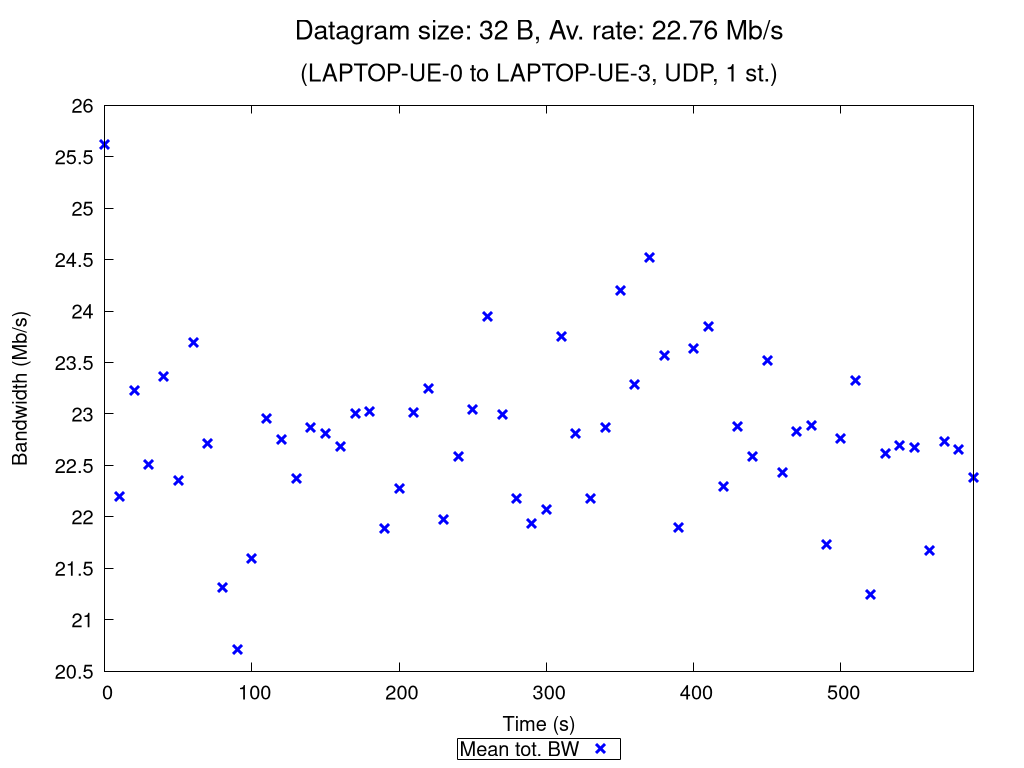

Write gnuplot code to recreate this figure.
set terminal pngcairo nocrop enhanced size 1024,768 font "Verdana,15"
set output "UDP_1_st_2020_10_17_19-49-04_one2two_00032B.png"

set title "{/=20 Datagram size: 32 B, Av. rate: 22.76 Mb/s}\n\n{/=18 (LAPTOP-UE-0 to LAPTOP-UE-3, UDP, 1 st.)}"

set xlabel "Time (s)"
set ylabel "Bandwidth (Mb/s)"
set ytics nomirror
set key bmargin center horizontal box samplen 1 width -1
set bmargin 4.6
set rmargin 4.5

rf = 1000000.0  # rate factor
set style fill transparent solid 0.2 noborder
set autoscale xfix
plot "UDP_1_st_2020_10_17_19-49-04_one2two_00032B_iperf_processed.dat" using 1:($2/rf-$3/rf):($2/rf+$3/rf) with filledcurves lc rgb "blue" notitle, \
     "" using 1:($2/rf) with points pt 2 ps 1.5 lw 3 lc rgb "blue" title "Mean tot. BW", \
